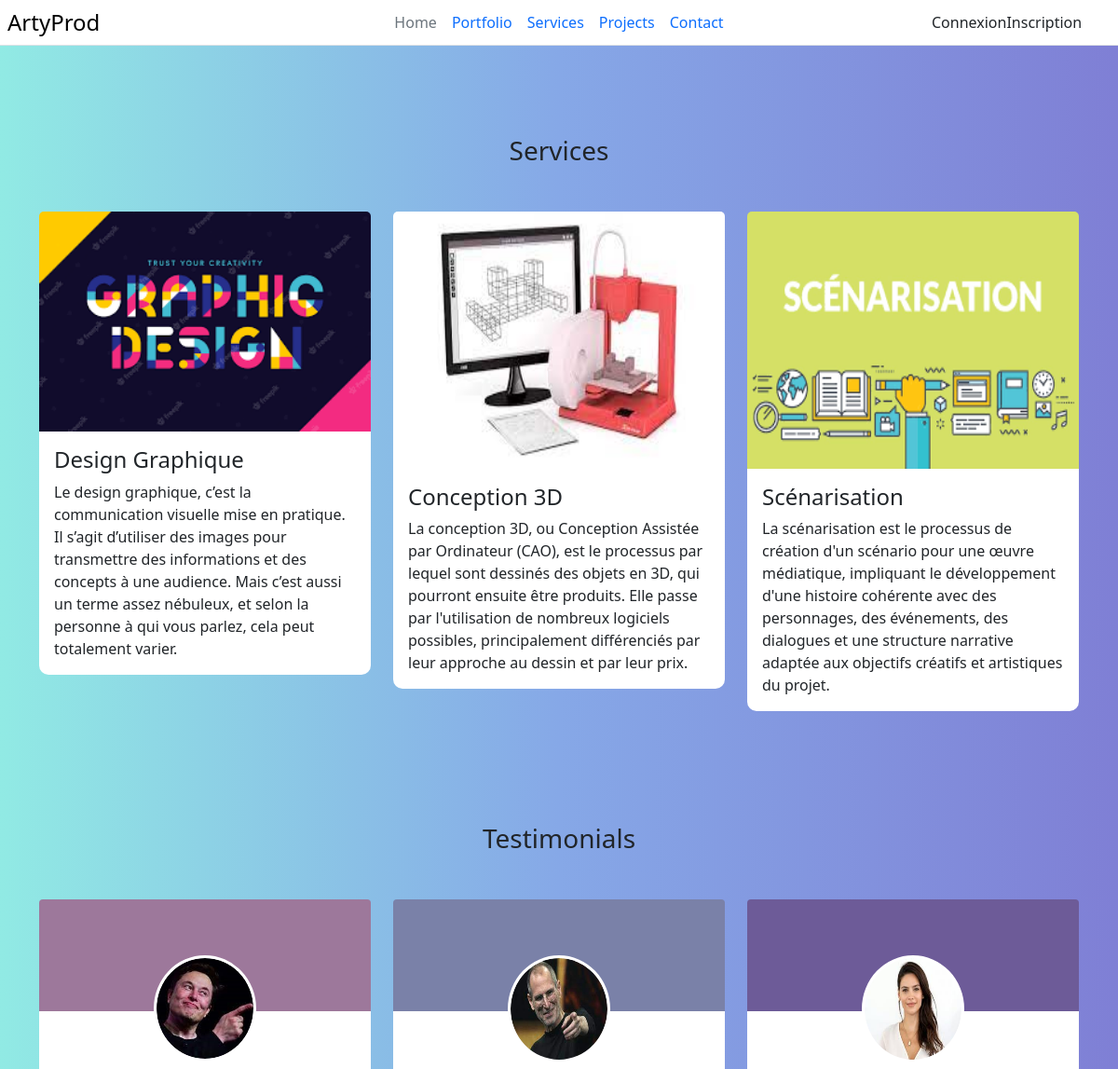
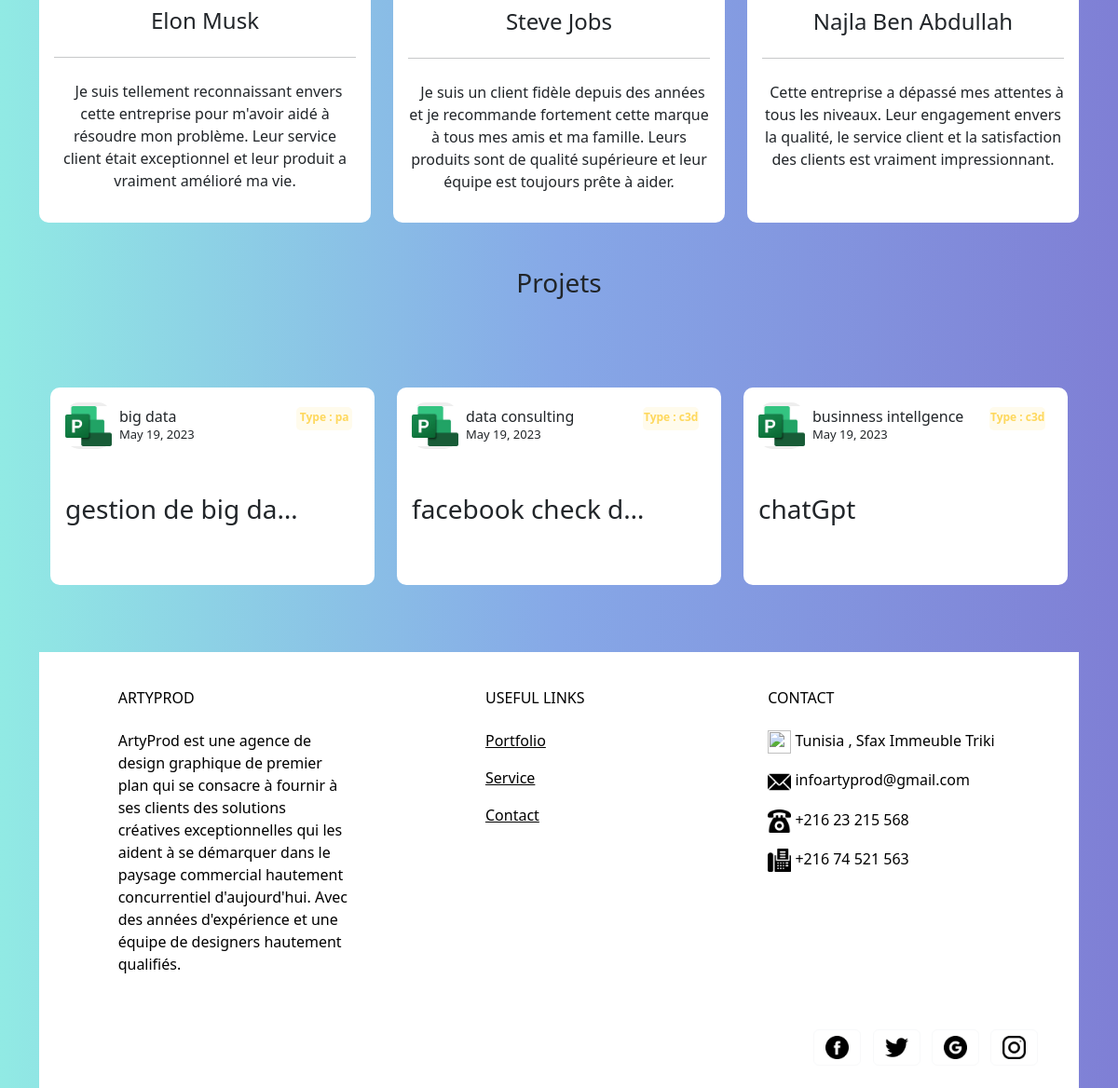
/ArtyProd/, run on the app's committed database (2 pictures, top to bottom).
### ArtyProd/models.py (models this page shows, shortened)
class Projet(models.Model):
    status = models.BooleanField(default=False)
    libelle=models.CharField(max_length=255)
    description=models.CharField(max_length=255)
    date_debut=models.DateField()
    date_fin=models.DateField()
    acheve=models.BooleanField(default=False)
    services=models.ForeignKey(Service,on_delete=models.CASCADE)
    equipe=models.OneToOneField(Equipe,on_delete=models.CASCADE,default=None)
    avisp=models.DecimalField(default=0,decimal_places=0,max_digits=999)
    avisn=models.DecimalField(default=0,decimal_places=0,max_digits=999)

class Service(models.Model):
    types=[
        ('dg','Design Graphique'),
        ('pa','Production Audiovisuelle'),
        ('c3d','Conception 3D')
    ]
    description=models.CharField(max_length=255)
    type=models.CharField(max_length=255,choices=types,default='dg')
    details=models.ForeignKey(Detail,on_delete=models.CASCADE)
    def __str__(self):
        return "\nType : "+self.type+"\n"

### ArtyProd/views.py (the view)
# urls.py: path('', views.index,name='home'),
def index(request):
    list=Projet.objects.filter(status=True)
    return render( request,'home.html',{'list':list})

### ArtyProd/templates/home.html (shortened to what this page needs)
{% load bootstrap5 %}
{% bootstrap_css %}
<head>
</head>
    <header class="d-flex flex-wrap align-items-center justify-content-center justify-content-md-between py-1 mb-6 border-bottom" style="background-color: white;">
      <div class="col-md-1 mb-2 mb-md-0">
        <a href="{% url 'home' %}" class="d-flex align-items-center mb-3 mb-md-0 me-md-auto link-body-emphasis text-decoration-none">
            <span class="fs-4">ArtyProd</span>
          </a>
      </div>
      <ul class="nav col-12 col-md-auto mb-2 justify-content-center mb-md-0">
        <li><a href="{% url 'home' %}" class="nav-link px-2 link-secondary" >Home</a></li>
        <li><a href="#Test" class="nav-link px-2">Portfolio</a></li>
        <li><a href="#Service" class="nav-link px-2">Services</a></li>
        <li><a href="#Project" class="nav-link px-2">Projects</a></li>
        <li><a href="#footer" class="nav-link px-2">Contact</a></li>
      </ul>
      <div class="col-md-1 text-end" >
          {% if user.is_authenticated %}
          <div class="flex-shrink-0 dropdown" style="margin-left: -100px;">
            <a href="#" class="d-block link-dark text-decoration-none dropdown-toggle" data-bs-toggle="dropdown" aria-expanded="false">
              <img src="https://github.com/mdo.png" alt="mdo" width="32" height="32" class="rounded-circle">
              {{user}}
            </a>
            <ul class="dropdown-menu text-small shadow">
              {% if request.user.is_superuser %}
              <li><a class="dropdown-item" href="{% url 'adminspace' %}">admin space</a></li>
              {% else %}
              {% if request.user.user_type == 'client' %}
              <li><a class="dropdown-item" href="{% url 'pjlist' %}">list projets</a></li>
              {% else %}
              <li><a class="dropdown-item" href="{% url 'projetfilter' %}">My Project</a></li>
              {% endif %}
              {% endif %}
              <li><a class="dropdown-item" href="{% url 'logout' %}">Déconnexion</a></li>
            </ul>
          </div>
          {% else %}
            <div class="d-flex align-items-center" style="margin-left: -100px;">
                <a class="nav-link" href="{% url 'login' %}">Connexion</a>
                <a class="nav-link" href="{% url 'register' %}">Inscription</a>
            </div>
            {% endif %}
      </div>
    </header>
<div class="container" id="Service">
    <div class="row d-flex justify-content-center">
        <div class="col-md-10 col-xl-8 text-center">
            <h3 class="mb-4">Services</h3>
        </div>
    </div>
    <div class="card-deck row">
        <div class="col-xs-12 col-sm-6 col-md-4">
            <div class="card">
                <div class="view overlay">
                    <img class="card-img-top" src="/media/media/dg.png" alt="Card image cap">
                </div>
                <div class="card-body">
                    <h4 class="card-title">Design Graphique</h4>
                    <p class="card-text">Le design graphique, c’est la communication visuelle mise en pratique.
                        Il s’agit d’utiliser des images pour transmettre des informations et des concepts à une
                        audience.
                        Mais c’est aussi un terme assez nébuleux, et selon la personne à qui vous parlez,
                        cela peut totalement varier.</p>
                </div>
            </div>
        </div>
        <div class="col-xs-12 col-sm-6 col-md-4">
            <div class="card mb-4">
                <div class="view overlay">
                    <img class="card-img-top" src="/media/media/conc.jfif" alt="Card image cap" height="276px">
                </div>
                <div class="card-body">
                    <h4 class="card-title">Conception 3D</h4>
                    <p class="card-text">La conception 3D, ou Conception Assistée par Ordinateur (CAO),
                        est le processus par lequel sont dessinés des objets en 3D, qui pourront ensuite être produits.
                        Elle passe par l'utilisation de nombreux logiciels possibles, principalement différenciés par
                        leur
                        approche au dessin et par leur prix.</p>
                </div>
            </div>
        </div>
        <div class="col-xs-12 col-sm-6 col-md-4">
            <div class="card mb-4">
                <div class="view overlay">
                    <img class="card-img-top" src="/media/media/scena.png" alt="Card image cap" height="276px">
                </div>
                <div class="card-body">
                    <h4 class="card-title">Scénarisation</h4>
                    <p class="card-text">La scénarisation est le processus de création
                        d'un scénario pour une œuvre médiatique, impliquant le développement
                        d'une histoire cohérente avec des personnages, des événements, des dialogues
                        et une structure narrative adaptée aux objectifs créatifs et artistiques du projet.</p>
                </div>
            </div>
        </div>
    </div>
</div>
<div class="container" id="Test">
    <section>
        <div class="row d-flex justify-content-center">
            <div class="col-md-10 col-xl-8 text-center">
                <h3 class="mb-4">Testimonials</h3>
            </div>
        </div>
        <div class="row text-center d-flex align-items-stretch">
            <div class="col-md-4 mb-5 mb-md-0 d-flex align-items-stretch">
                <div class="card testimonial-card">
                    <div class="avatar mx-auto bg-white">
                        <img src="/media/media/musk.jfif" class="rounded-circle img-fluid" />
                    </div>
                    <div class="card-body">
                        <h4 class="mb-4">Elon Musk</h4>
                        <hr />
                        <p class="dark-grey-text mt-4">
                            <i class="fas fa-quote-left pe-2"></i>Je suis tellement reconnaissant envers cette
                            entreprise pour m'avoir aidé à résoudre mon problème. Leur service client était exceptionnel
                            et leur produit a vraiment amélioré ma vie.
                        </p>
                    </div>
                </div>
            </div>
            <div class="col-md-4 mb-5 mb-md-0 d-flex align-items-stretch">
                <div class="card testimonial-card">
                    <div class="avatar mx-auto bg-white" style="height: 115px;">
                        <img src="/media/media/jobs.jfif" class="rounded-circle img-fluid" style="height: 110px;" />
                    </div>
                    <div class="card-body">
                        <h4 class="mb-4">Steve Jobs</h4>
                        <hr />
                        <p class="dark-grey-text mt-4">
                            <i class="fas fa-quote-left pe-2"></i>Je suis un client fidèle depuis des années et je
                            recommande fortement cette marque à tous mes amis et ma famille. Leurs produits sont de
                            qualité supérieure et leur équipe est toujours prête à aider.
                        </p>
                    </div>
                </div>
            </div>
            <div class="col-md-4 mb-0 d-flex align-items-stretch">
                <div class="card testimonial-card">
                    <div class="avatar mx-auto bg-white" style="height: 115px;">
                        <img src="/media/media/najla.jfif" class="rounded-circle img-fluid" style="height: 110px;" />
                    </div>
                    <div class="card-body">
                        <h4 class="mb-4">Najla Ben Abdullah</h4>
                        <hr />
                        <p class="dark-grey-text mt-4">
                            <i class="fas fa-quote-left pe-2"></i>Cette entreprise a dépassé mes attentes à tous les
                            niveaux. Leur engagement envers la qualité, le service client et la satisfaction des clients
                            est vraiment impressionnant.
                        </p>
                    </div>
                </div>
            </div>
        </div>
    </section>
</div>
<div class="album py-5 " id="Project">
    <div class="container">
        <div class="row d-flex justify-content-center">
            <div class="col-md-10 col-xl-8 text-center">
                <h3 class="mb-4">Projets</h3>
            </div>
        </div>
               <div class="container mt-5 mb-3">
            <div class="row">
                {% for list in list|dictsortreversed:"avisp"|slice:":3" %}
                <div class="col-md-4">
                    <div class="card p-3 mb-2">
                        <div class="d-flex justify-content-between">
                            <div class="d-flex flex-row align-items-center">
                                <div class="icon"> <img class="bx bxl-mailchimp" src="/media/media/pr.png"
                                        width="50px"></img> </div>
                                <div class="ms-2 c-details">
                                    <h6 class="mb-0">{{list.libelle}}</h6> <span>{{list.date_debut}}</span>
                                </div>
                            </div>
                            <div class="badge"> <span>{{list.services}}</span> </div>
                        </div>
                        <div class="mt-5">
                            <h3 class="heading text-truncate" style="max-width: 250px;">{{list.description}}</h3>
                        </div>
                    </div>
                </div>
                {% endfor %}
            </div>
        </div>
    </div>
</div>
<div class="container" id="footer">
    <footer
          class="text-center text-lg-start text-white"
          style=" background: white; "
          >
    <div class="container p-4 pb-0">
      <section class="">
        <div class="row" style="color: black;">
          <div class="col-md-3 col-lg-3 col-xl-3 mx-auto mt-3">
            <h6 class="text-uppercase mb-4 font-weight-bold">
              ArtyProd
            </h6>
            <p>
ArtyProd est une agence de design graphique de premier plan qui se consacre à fournir à ses clients des solutions créatives exceptionnelles qui les aident à se démarquer dans le paysage commercial hautement concurrentiel d'aujourd'hui. Avec des années d'expérience et une équipe de designers hautement qualifiés.
            </p>
          </div>
          <div class="col-md-3 col-lg-2 col-xl-2 mx-auto mt-3" style="color: black;">
            <h6 class="text-uppercase mb-4 font-weight-bold">
              Useful links
            </h6>
            <p>
              <a class="text-black">Portfolio</a>
            </p>
            <p>
              <a class="text-black">Service</a>
            </p>
            <p>
              <a class="text-black">Contact</a>
            </p>
          </div>
          <div class="col-md-4 col-lg-3 col-xl-3 mx-auto mt-3">
            <h6 class="text-uppercase mb-4 font-weight-bold">Contact</h6>
            <p><img src="/media/media/location-pointer.png" width="25px"></img> Tunisia , Sfax Immeuble Triki </p>
            <p><img src="/media/media/email.png" width="25px"></img> infoartyprod@gmail.com</p>
            <p><img src="/media/media/telephone.png" width="25px">   </img> +216 23 215 568</p>
            <p><img src="/media/media/fax.png" width="25px"></img> +216 74 521 563</p>
          </div>
        </div>
      </section>
      <hr class="my-3">
      <section class="p-3 pt-0">
        <div class="row d-flex align-items-center">
          <div class="col-md-7 col-lg-8 text-center text-md-start">
            <div class="p-3">
              <a class="text-white" href="{%url 'home' %}"
                 >ArtyProd_Company</a
                >
            </div>
          </div>
          <div class="col-md-5 col-lg-4 ml-lg-0 text-center text-md-end">
            <a
               class="btn btn-outline-light btn-floating m-1"
               class="text-white"
               role="button"
               ><img src="/media/media/facebook.png" width="25px">
              ></a>
            <a
               class="btn btn-outline-light btn-floating m-1"
               class="text-white"
               role="button"
               ><img src="/media/media/twitter.png" width="25px"></img
              ></a>
            <a
               class="btn btn-outline-light btn-floating m-1"
               class="text-white"
               role="button"
               ><img src="/media/media/social.png" width="25px"></img
              ></a>
            <a
               class="btn btn-outline-light btn-floating m-1"
               class="text-white"
               role="button"
               ><img src="/media/media/instagram.png" width="25px"></img
              ></a>
          </div>
        </div>
      </section>
    </div>
  </footer>
</div>

### ArtyProd/templates/home.html (style rules this page uses)
.testimonial-card .avatar { width: 110px; margin-top: -60px; overflow: hidden; border: 3px solid #fff; border-radius: 50%; }
.card { border: none; border-radius: 10px }
.c-details span { font-weight: 300; font-size: 13px }
.icon { width: 50px; height: 50px; background-color: #eee; border-radius: 15px; display: flex; align-items: center; justify-content: center; font-size: 39px }
.badge span { background-color: #fffbec; width: 60px; height: 25px; padding-bottom: 3px; border-radius: 5px; display: flex; color: #fed85d; justify-content: center; align-items: center }

### data on the page
Projet: libelle "big data", date_debut "May 19, 2023", services "Type : pa", description "gestion de big da…"
Projet: libelle "data consulting", date_debut "May 19, 2023", services "Type : c3d", description "facebook check d…"
Projet: libelle "businness intellgence", date_debut "May 19, 2023", services "Type : c3d", description "chatGpt"
